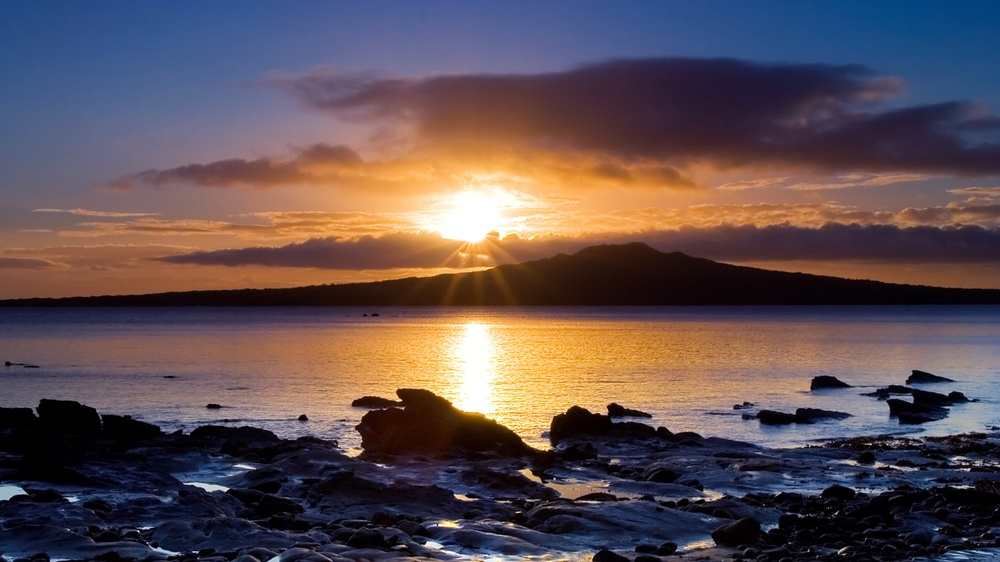
#> input picture Lab_3/static/SampleImage.jpg, 1000 x 562 px, shrunk from 1920 x 1080 before the run
$ python L3_1.py
#> lines starting #> are read from the running program, lines starting #| are printed output that depends on the picture
import cv2
import numpy as np

img = cv2.imread("static/SampleImage.jpg", 0)
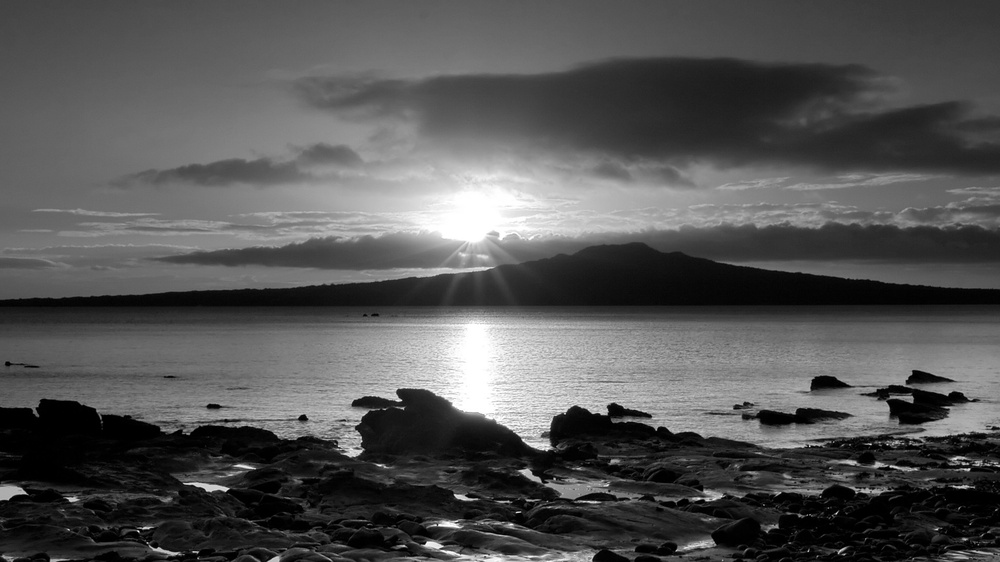
#> img: shape (562, 1000); min 0, max 255, mean 84.5
#  Find width and height of image
row, column = img.shape
#> row = 562; column = 1000
#  Create an zeros array to store the sliced image
img1 = np.zeros((row, column), dtype="uint8")
#  Specify the min and max range
min_range = 80
max_range = 140
# Loop over the input image and if pixel value lies in desired range set it to 255
# otherwise set it to desired value
for i in range(row):
    for j in range(column):
        if img[i, j] > min_range and img[i, j] < max_range:
            img1[i, j] = 255
        else:
            img1[i, j] = img[i - 1, j - 1]
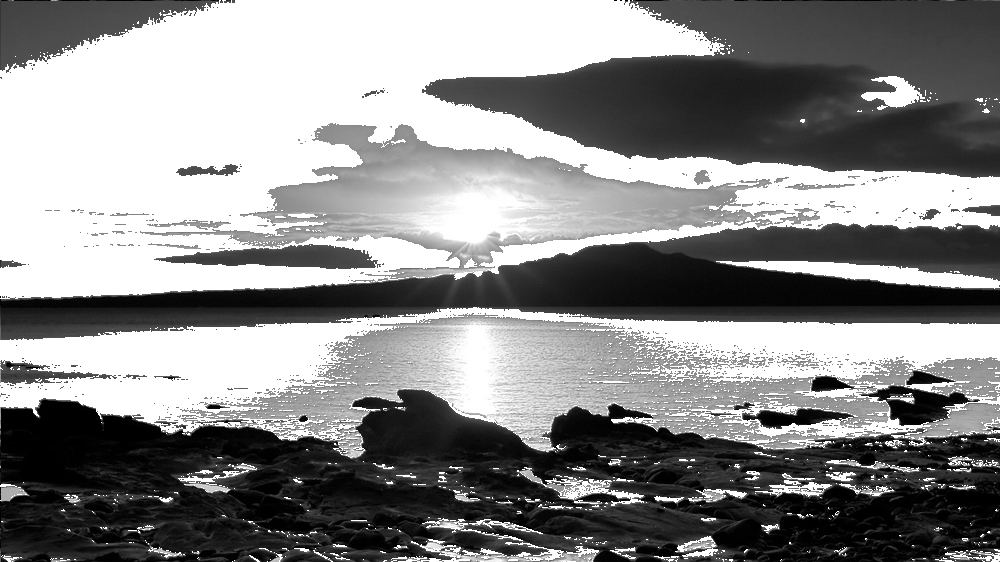
#> img1: shape (562, 1000); min 0, max 255, mean 138
cv2.imwrite("static/original.jpg", img)
cv2.imwrite("static/slicedimage.jpg", img1)
print("Files Saved")
